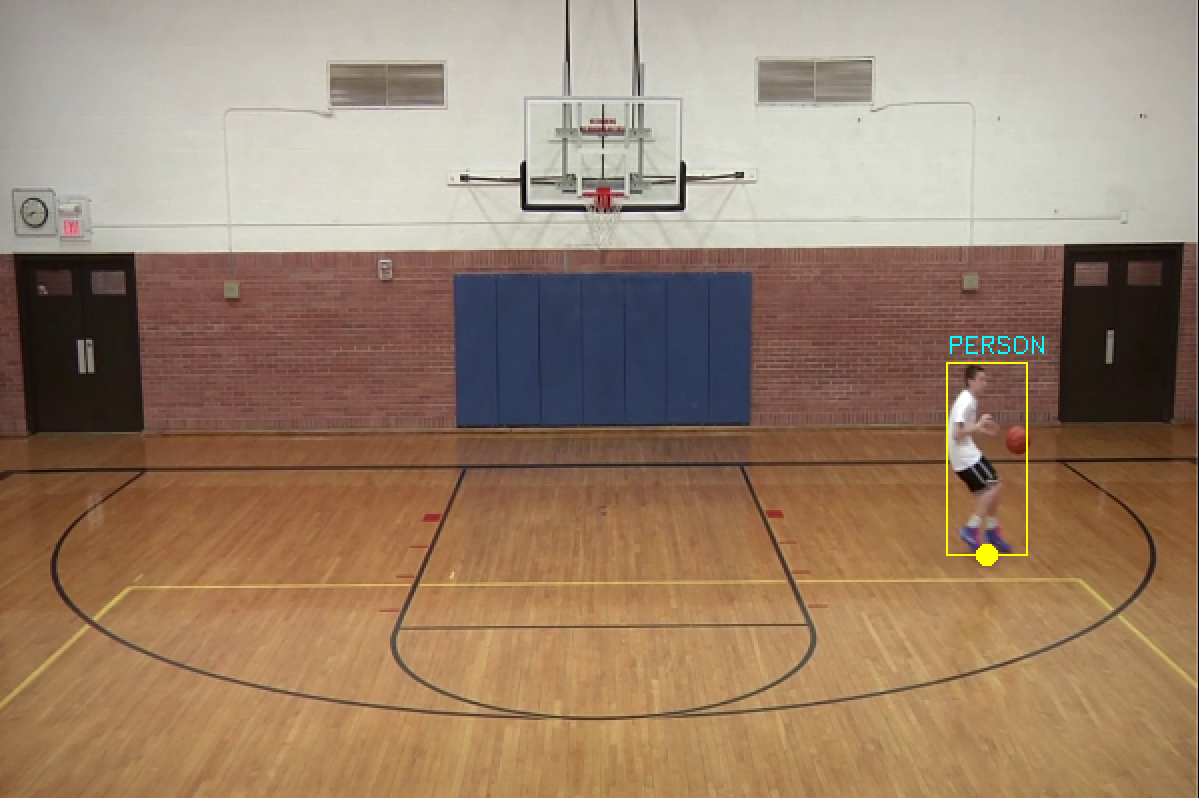
#> input picture images/court/court_extraction.png, 1199 x 798 px, found by its file name
$ jupyter execute 2D_MAPPING.ipynb
#> lines starting #> are read from the running program, lines starting #| are printed output that depends on the picture; after the words box and inside, x2 and y2 are one past the last pixel; in counts of white or black regions, pixels touching at a corner belong together
[cell 1]
import numpy as np
import matplotlib.pyplot as plt
import cv2
import imutils

# Uninverted/ Inverted 2D Court (x,y) Coordinates

Four Corners:
- bottom left, top left, bottom right, top right
- uninvert - [(0, 400), (0, 0), (600, 400), (600, 0)]
- invert - [(0, 400), (0, 0), (600, 400), (600, 0)]

Free Throw Section:
- bottom left, top left, bottom right, top right
- uninvert - [(226, 400), (226, 240), (394, 400), (394, 240)]
- invert - [(226, 160), (226, 0), (370, 160), (370, 0)]

Three Point Arc Section
- left, center, right
- uninvert - [(63, 400), (300, 185), (535, 400)]
- invert - [(63, 0), (300, 216), (535, 0)]

# Player Position Extraction using Using Hough Transform Algorithm

[cell 2]
plt.figure(figsize=(10,8))

pts_3D = np.array([(0,235), (70, 236), (230, 235), (370, 232), (530, 230), (600, 227), (300, 360), (200, 315), (405, 310)])
pts_2D = np.array([(0, 0), (63, 0),(226, 0), (370, 0), (535, 0), (600, 0), (300, 216), (226, 160), (370, 160) ])

frame = cv2.imread('/Users/esedicol/Desktop/Basketball-Shot-Detectection/images/court/court_extraction.png')
#> frame is the input picture: shape (798, 1199, 3); mean B, G, R 108.2, 130.4, 155.3
frame  = cv2.resize(frame, (600,400))
#> frame: shape (400, 600, 3)

inverted_court = cv2.imread('/Users/esedicol/Desktop/Basketball-Shot-Detectection/images/court/court_invert.png')
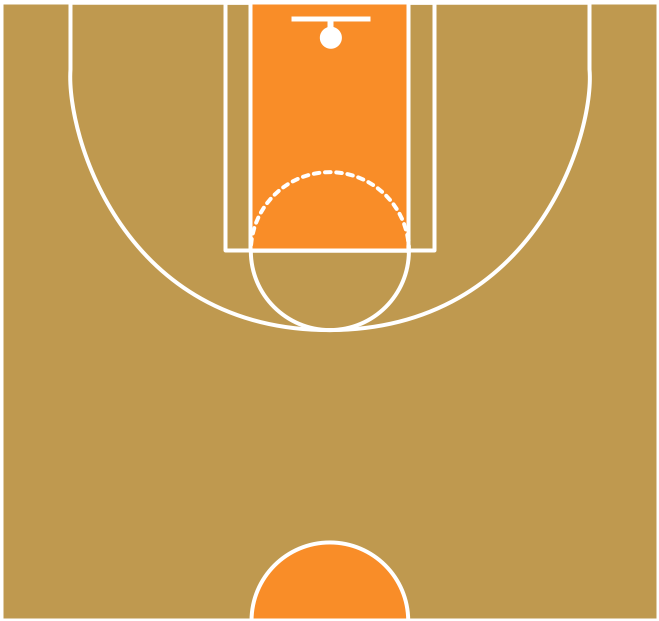
#> input picture images/court/court_invert.png, 659 x 621 px, found by its file name
#> inverted_court is the input picture: shape (621, 659, 3); mean B, G, R 83.4, 156.7, 200.5
inverted_court  = cv2.resize(inverted_court, (600,400))
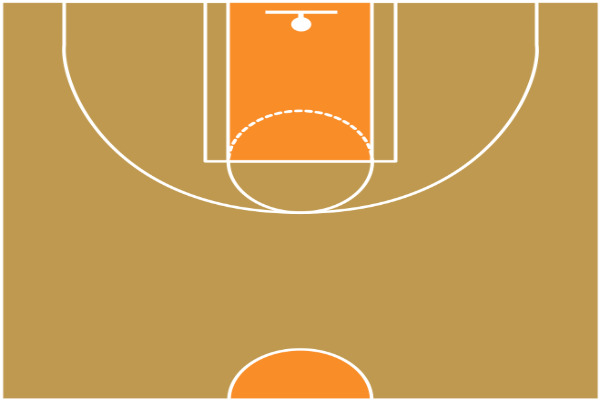
#> inverted_court: shape (400, 600, 3); mean B, G, R 83.4, 156.7, 200.5

roi = frame[150:400, 0: 600]
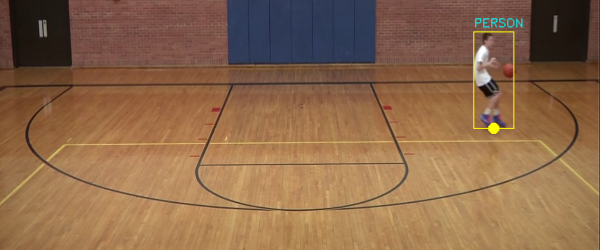
#> roi: shape (250, 600, 3); mean B, G, R 74.8, 104.9, 140.6

r_h, r_w, r_c = roi.shape
#> r_h = 250; r_w = 600; r_c = 3
i_h, i_w, i_c = frame.shape
#> i_h = 400; i_w = 600; i_c = 3

# line detection works better with grayscale images (less pixel range to process)
gray = cv2.cvtColor(roi,cv2.COLOR_BGR2GRAY)
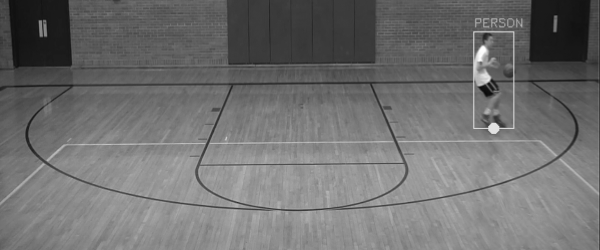
#> gray: shape (250, 600); min 11, max 255, mean 112.1

# Canny edge detection to detect line edges
edges = cv2.Canny(gray, 50, 150, apertureSize=3)
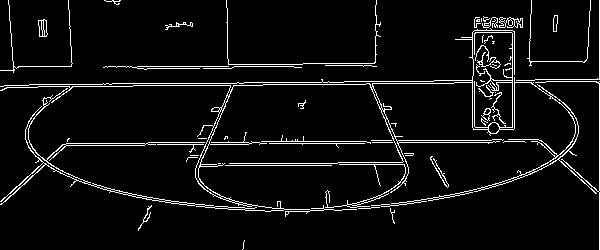
#> edges: shape (250, 600); 5.6% white in thin lines or dots
lines = cv2.HoughLines(edges, 1, np.pi / 180, 200)
#> lines = [[88, 1.55], [66, 1.57], [599, 0], [142, 1.57], [83, 1.57], [147, 1.55]]

# calculate (x1,y1) and (x2, y2) coordinates
for line in lines:
    rho, theta = line[0]
    a = np.cos(theta)
    b = np.sin(theta)

    x0 = a * rho
    y0 = b * rho

    # extend lines out
    x1 = int(x0 + 1000 * (-b))
    y1 = int(y0 + 1000 * (a))
    x2 = int(x0 - 1000 * (-b))
    y2 = int(y0 - 1000 * (a))

    cv2.line(frame, (x1, y1 + (i_h - r_h)), (x2, y2 + (i_h - r_h)), (255, 0 ,100), 1)
#> this loop made 6 passes
#> (rho, theta, a, b, x0, y0, x1, y1) on passes 1 to 6: (88, 1.55, 0.0175, 1, 1.54, 87.99, -998, 105), (66, 1.57, -4.37e-08, 1, -2.88e-06, 66, -1000, 65), (599, 0, 1, 0, 599, 0, 599, 1000), (142, 1.57, -4.37e-08, 1, -6.21e-06, 142, -1000, 141), (83, 1.57, -4.37e-08, 1, -3.63e-06, 83, -1000, 82), (147, 1.55, 0.0175, 1, 2.57, 147, -997, 164)
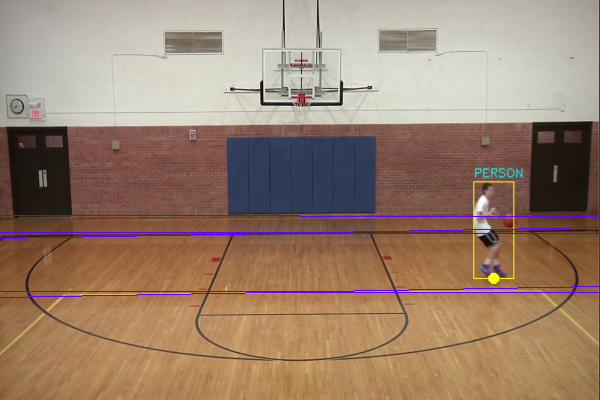
#> frame: shape (400, 600, 3); mean B, G, R 110.8, 128.9, 154.7

fig, (ax1, ax2) = plt.subplots(1, 2, figsize=(24, 8))
fig.suptitle("PLAYER POSITION EXTRACTION")

ax1.set_title("3D Image")
for p in range(0, len(pts_3D)):
    ax1.scatter(pts_3D[p][0], pts_3D[p][1], s=100, c='r', marker='o')

ax2.set_title("2D Image")
for p in range(0, len(pts_2D)):
    ax2.scatter(pts_2D[p][0], pts_2D[p][1], s=200, c='r')

ax1.imshow(frame)
ax2.imshow(inverted_court)
plt.show()
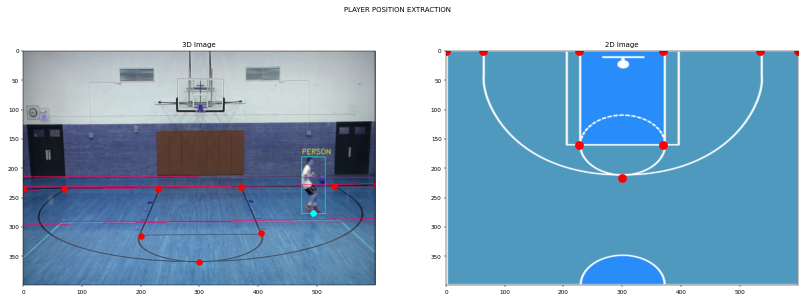
#> figure drawn by matplotlib, 2 panels; B, G, R data is drawn as R, G, B

[cell 3]
matrix, status = cv2.findHomography(pts_3D, pts_2D)
#> matrix = [[-4.6, -7.01, 1665.2], [-0.175, -12.75, 3017.4], [-0.00017, -0.0235, 1]]; status = [0, 0, 0, 1, 0, 0, 1, 1, 1]
warped_frame = cv2.warpPerspective(frame, matrix, (inverted_court.shape[1], inverted_court.shape[0]))
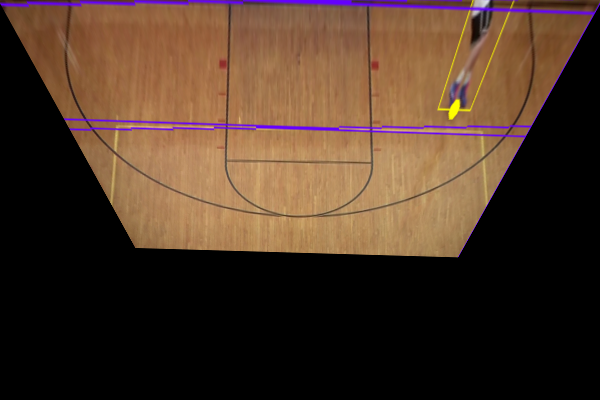
#> warped_frame: shape (400, 600, 3); mean B, G, R 39, 54, 75.8

[cell 4]
lower_range = (10, 160, 160)
upper_range = (100,255,255)

def estimate_position(frame):
    frame = cv2.cvtColor(frame, cv2.COLOR_BGR2RGB)
    blur = cv2.GaussianBlur(frame, (15, 15),0)
    erode = cv2.erode(blur, None, iterations=2)
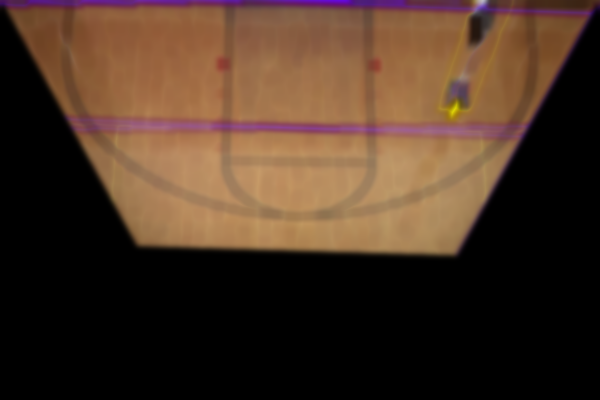
#> erode: shape (400, 600, 3); mean R, G, B 72.6, 51.1, 36.3
    dilate = cv2.dilate(erode, None, iterations=2)
    hsv = cv2.cvtColor(dilate, cv2.COLOR_BGR2HSV)
#> hsv: shape (400, 600, 3); mean H, S, V 56.3, 68.5, 76
    mask = cv2.inRange(hsv, lower_range, upper_range)
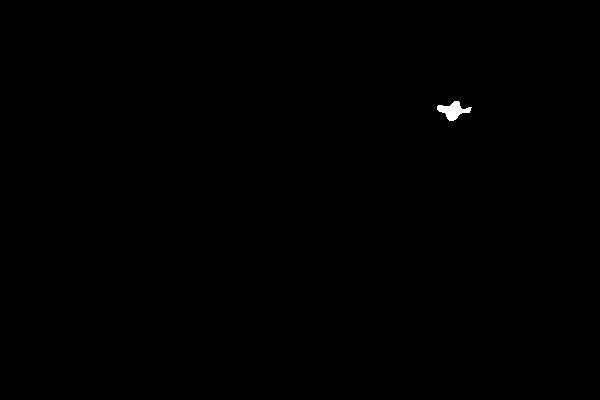
#> mask: shape (400, 600); 0.14% white; 1 white region

    cnts = cv2.findContours(mask.copy(), cv2.RETR_TREE, cv2.CHAIN_APPROX_SIMPLE)
#> cnts = 1 contour; box (x1, y1, x2, y2) and area: (437, 101, 472, 121) 300
    cnts = imutils.grab_contours(cnts)

    c = max(cnts, key=cv2.contourArea)
#> c = contour of 39 points, box (x1, y1, x2, y2) (437, 101, 472, 121), area 300
    ((x, y), radius) = cv2.minEnclosingCircle(c)
#> x = 454; y = 107.5; radius = 17.04

    if radius > 5:
        cv2.circle(inverted_court, (int(x), int(y)), 5, (0, 255, 100), 5)

    fig, (ax1, ax2, ax3) = plt.subplots(1, 3, figsize=(24, 8))

    ax1.set_title("Warped Image")
    ax2.set_title("Mask")
    ax3.set_title("Estimate Player Position")

    ax1.imshow(warped_frame)
    ax2.imshow(mask)
    ax3.imshow(inverted_court)
    plt.show()
#> figure, not shown here; B, G, R data is drawn as R, G, B

estimate_position(warped_frame)
